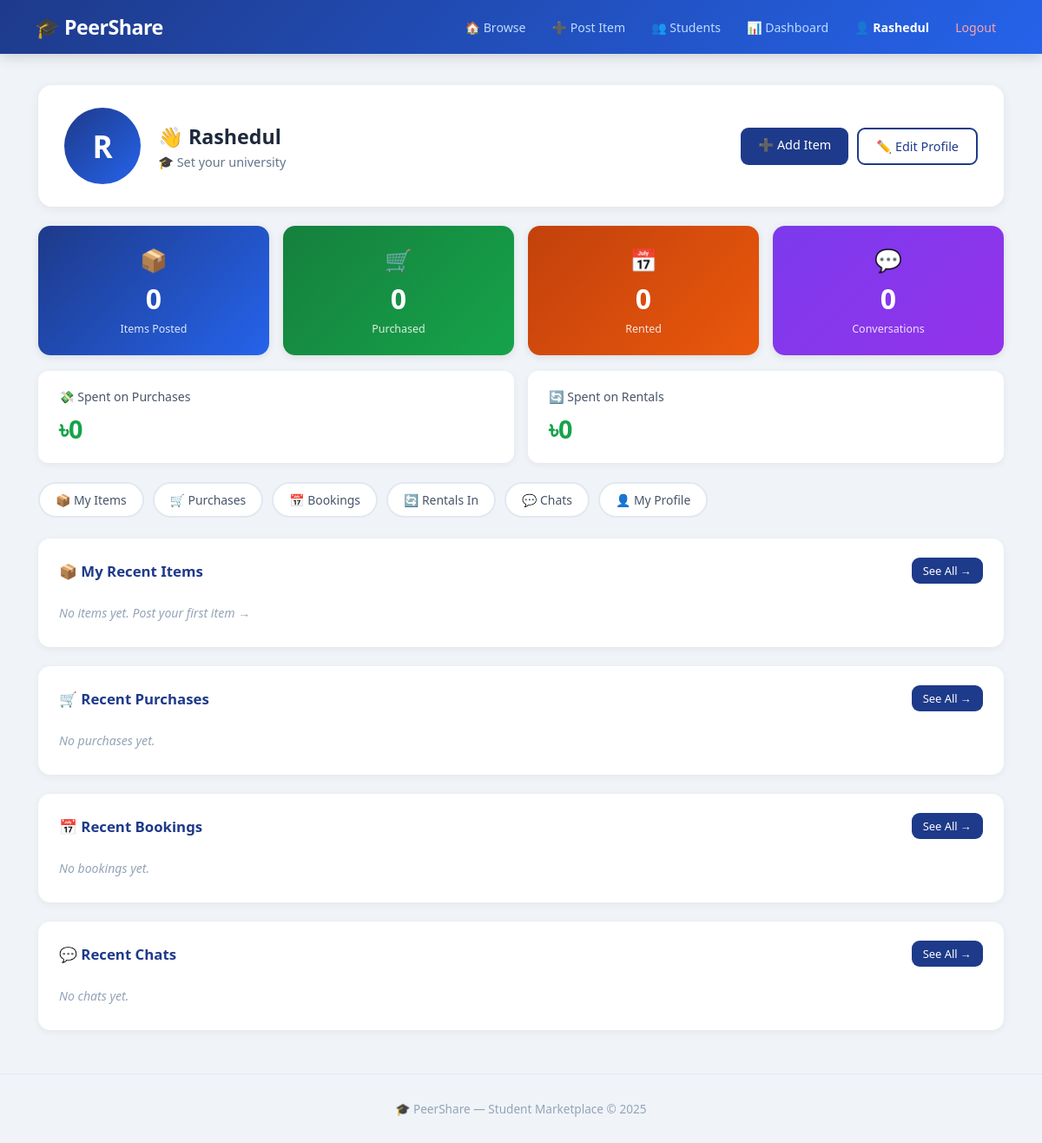
The page /dashboard/ (signed in) on the database as committed earlier.
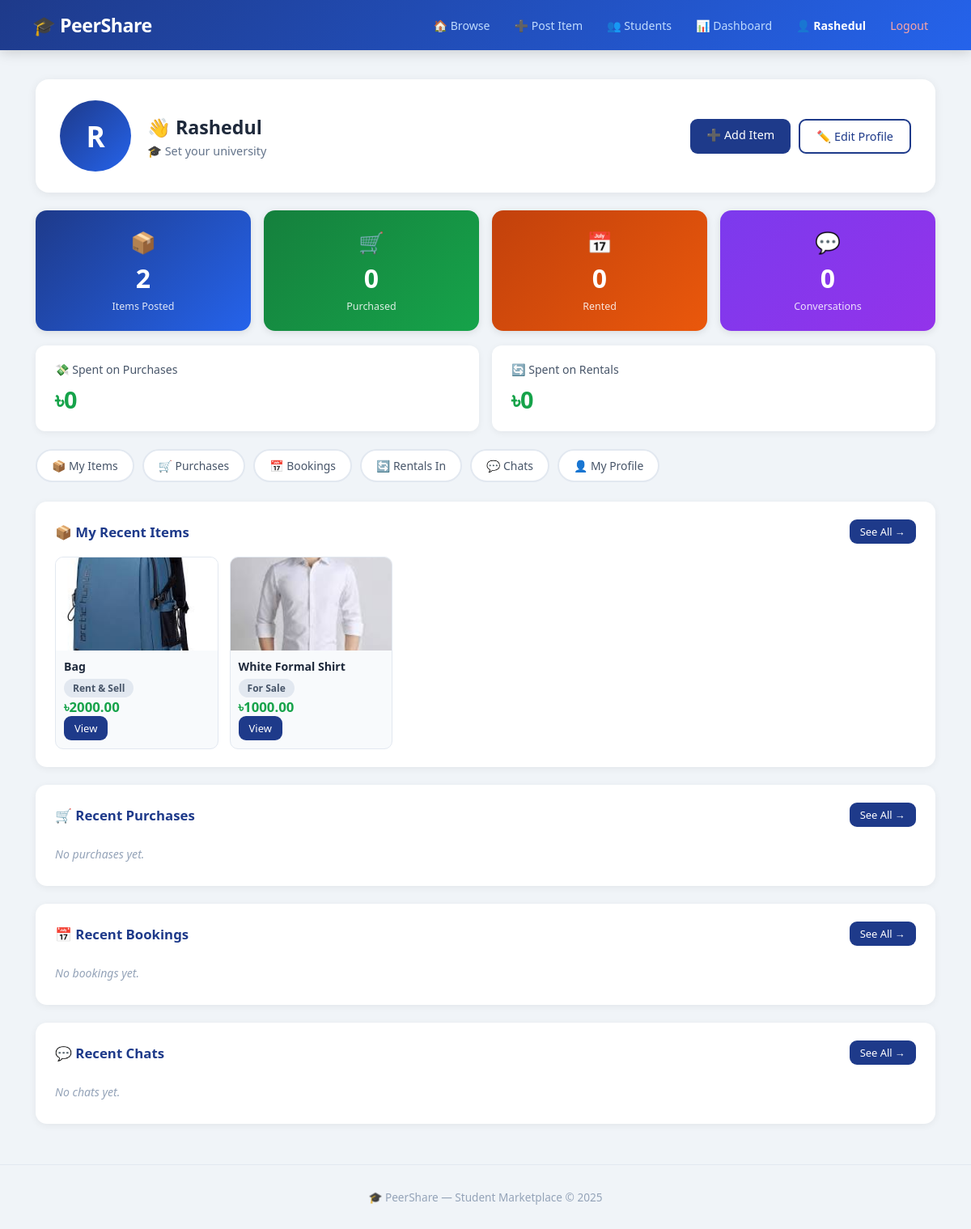
The same page on the database as committed later.
### marketplace/models.py (models this page shows, shortened)
class Item(models.Model):
    CATEGORY_CHOICES = [
        ('rent', 'For Rent'),
        ('sell', 'For Sale'),
        ('both', 'Rent & Sell'),
    ]
    owner = models.ForeignKey(
                     settings.AUTH_USER_MODEL,
                     on_delete=models.CASCADE,
                     related_name='items'
                   )
    title = models.CharField(max_length=200)
    description  = models.TextField()
    price  = models.DecimalField(
                     max_digits=10, decimal_places=2
                   )
    category = models.CharField(
                     max_length=10, choices=CATEGORY_CHOICES
                   )
    image = models.ImageField(
                     upload_to='items/',
                     null=True, blank=True
                   )
    is_available = models.BooleanField(default=True)
    created_at   = models.DateTimeField(auto_now_add=True)

### dashboard/views.py (the view)
# urls.py: path('',views.dashboard_home,name='dashboard'),
@login_required
def dashboard_home(request):
    profile = request.user.profile
    my_items = Item.objects.filter(
        owner=request.user
    ).order_by('-created_at')
    purchases = Purchase.objects.filter(
        buyer=request.user
    ).order_by('-purchased_at')
    bookings = Booking.objects.filter(
        renter=request.user
    ).order_by('-booked_at')
    reviews = Review.objects.filter(
        user=request.user
    ).order_by('-created_at')
    sent = ChatMessage.objects.filter(
        sender=request.user
    ).values_list('receiver', flat=True)
    received = ChatMessage.objects.filter(
        receiver=request.user
    ).values_list('sender', flat=True)
    chat_users = User.objects.filter(
        id__in=set(list(sent) + list(received))
    )
    total_spent = sum(p.price_paid for p in purchases)
    total_rent = sum(b.total_price for b in bookings)
    return render(request, 'dashboard/home.html', {
        'profile': profile,
        'my_items': my_items,
        'purchases': purchases,
        'bookings': bookings,
        'reviews': reviews,
        'chat_users': chat_users,
        'total_spent': total_spent,
        'total_rent': total_rent,
    })

### templates/dashboard/home.html (shortened to what the changed rows need)
{% extends 'base.html' %}
{% block content %}
<div class="db-topbar">
  <div class="db-user-info">
    <div>
      <h2>👋 {{ request.user.username }}</h2>
    </div>
  </div>
</div>
<div class="stats-grid">
  <div class="stat-card stat-blue">
    <span class="s-icon">📦</span>
    <span class="s-num">{{ my_items.count }}</span>
    <span class="s-lbl">Items Posted</span>
  </div>
</div>
<div class="db-section">
  <div class="db-sec-head">
    <h3>📦 My Recent Items</h3>
    <a href="/dashboard/items/" class="btn small">See All →</a>
  </div>
  {% if my_items %}
  <div class="mini-grid">
    {% for item in my_items|slice:":4" %}
    <div class="mini-card">
      {% if item.image %}
        <img src="{{ item.image.url }}" alt="{{ item.title }}">
      {% else %}
        <div class="mini-no-img">📦</div>
      {% endif %}
      <div class="mini-body">
        <strong>{{ item.title }}</strong>
        <span class="badge">{{ item.get_category_display }}</span>
        <p class="price">৳{{ item.price }}</p>
        <a href="/item/{{ item.pk }}/" class="btn small">View</a>
      </div>
    </div>
    {% endfor %}
  </div>
  {% else %}
    <p class="empty-msg">
      No items yet.
      <a href="/add/">Post your first item →</a>
    </p>
  {% endif %}
</div>
{% endblock %}

Rows that differ between the two databases and show on the page:
added Item: image (picture), title "Bag", category "Rent & Sell", price "2000.00"
added Item: image (picture), title "White Formal Shirt", category "For Sale", price "1000.00"
Other text that changed with them:
{{ my_items.count }}: "0" → "2"
text no longer shown: "No items yet. Post your first item →"
